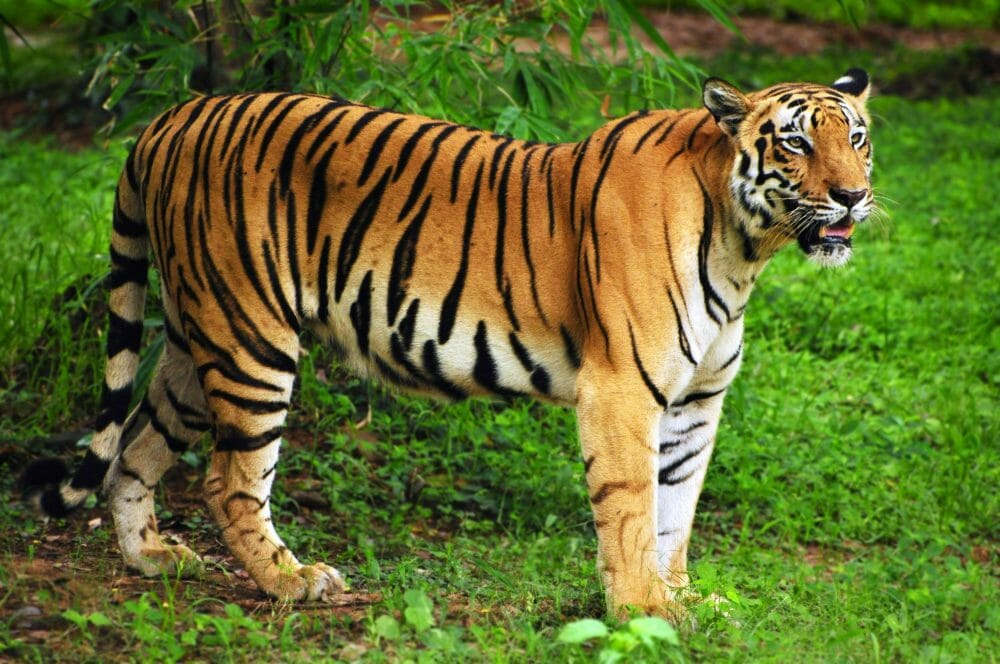
#> input picture src/python/fourier/images/img3.jpg, 1000 x 664 px
$ python fourierOpencv.py
#> lines starting #> are read from the running program, lines starting #| are printed output that depends on the picture
import numpy as np
import cv2 as cv
from matplotlib import pyplot as plt
img = cv.imread('images/img3.jpg', 0)
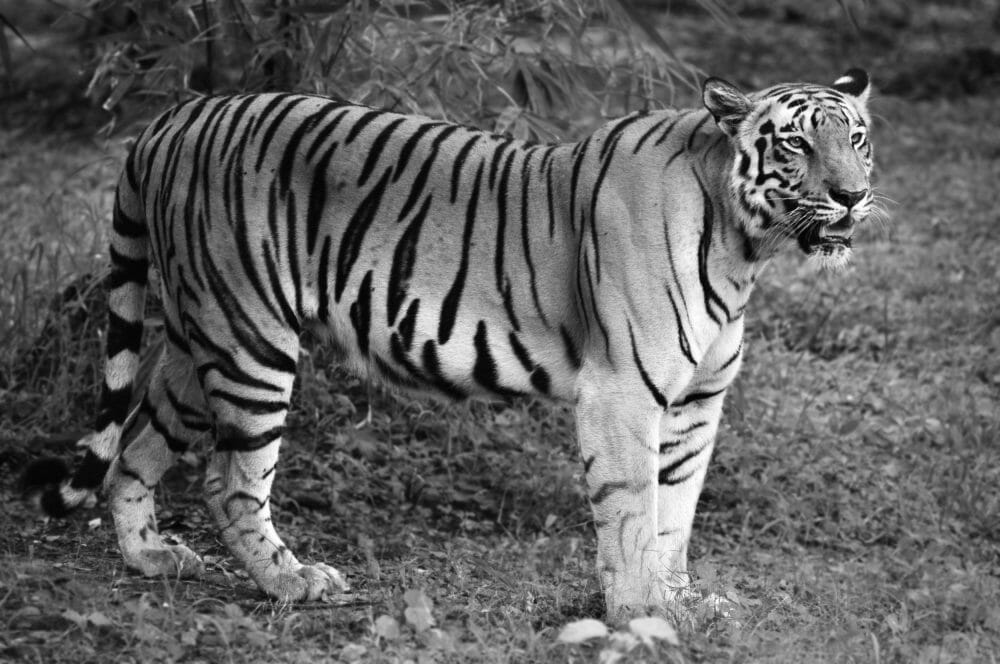
#> img: shape (664, 1000); min 0, max 255, mean 96.6
dft = cv.dft(np.float32(img), flags=cv.DFT_COMPLEX_OUTPUT)
dft_shift = np.fft.fftshift(dft)
magnitude_spectrum = 20 * \
    np.log(cv.magnitude(dft_shift[:, :, 0], dft_shift[:, :, 1]))
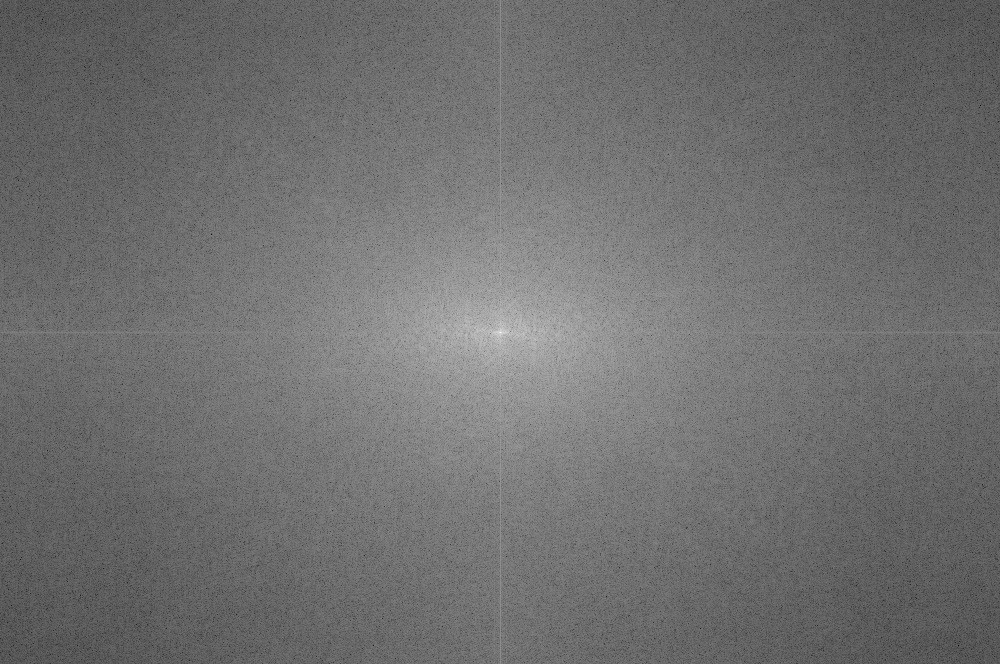
#> magnitude_spectrum: shape (664, 1000) float32; min 7.36, max 359.5, mean 161.8; drawn with min black and max white

rows, cols = img.shape
#> rows = 664; cols = 1000
crow, ccol = int(rows/2), int(cols/2)
#> crow = 332; ccol = 500
mask = np.zeros((rows, cols, 2), np.uint8)
mask[crow-30:crow+30, ccol-30:ccol+30] = 1

fshift = dft_shift*mask
f_ishift = np.fft.ifftshift(fshift)
img_back = cv.idft(f_ishift)
img_back = cv.magnitude(img_back[:, :, 0], img_back[:, :, 1])
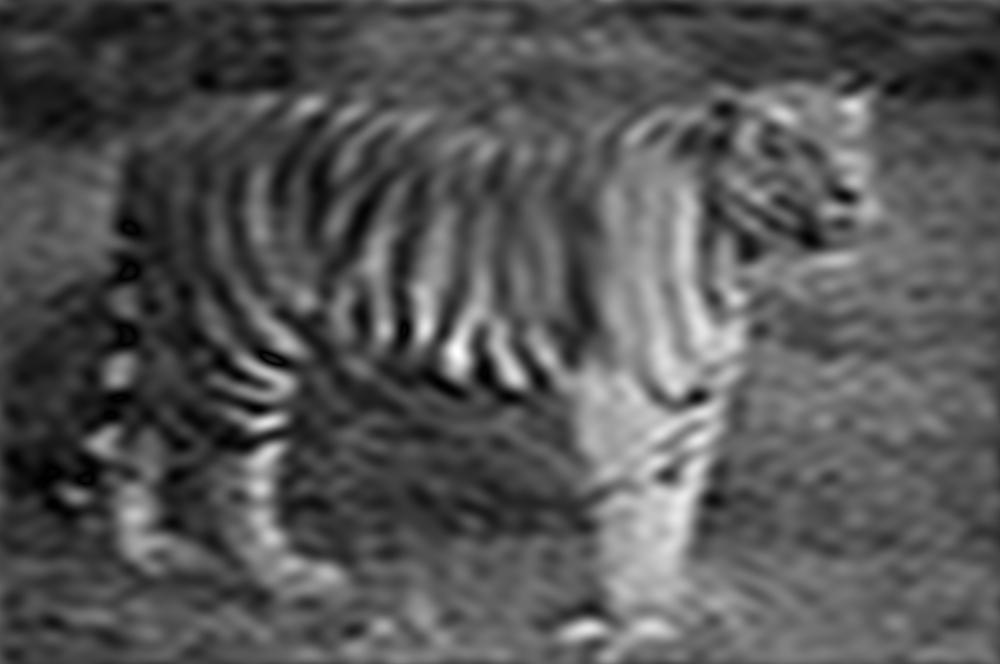
#> img_back: shape (664, 1000) float32; min 65941.4, max 191406192, mean 64161368; drawn with min black and max white

plt.subplot(131), plt.imshow(img, cmap='gray')
plt.title('Input Image'), plt.xticks([]), plt.yticks([])
plt.subplot(132), plt.imshow(img_back, cmap='gray')
plt.title('Inverse DFT'), plt.xticks([]), plt.yticks([])
plt.subplot(133), plt.imshow(magnitude_spectrum, cmap='gray')
plt.title('Magnitude Spectrum'), plt.xticks([]), plt.yticks([])
plt.show()
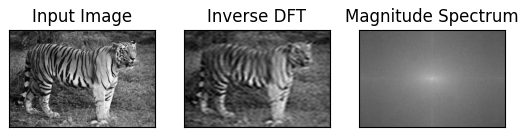
#> figure drawn by matplotlib, 3 panels

$ run again, with src/python/fourier/images/img1.jpg copied over src/python/fourier/images/img3.jpg
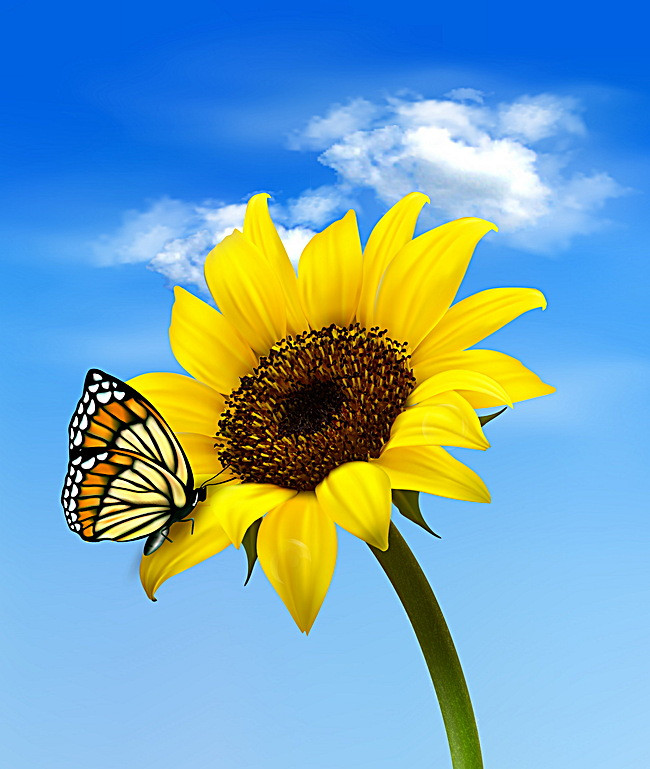
#> input picture src/python/fourier/images/img1.jpg, 650 x 769 px
#> `img_back = cv.magnitude(img_back[:, :, 0], img_back[:, :, 1])`:
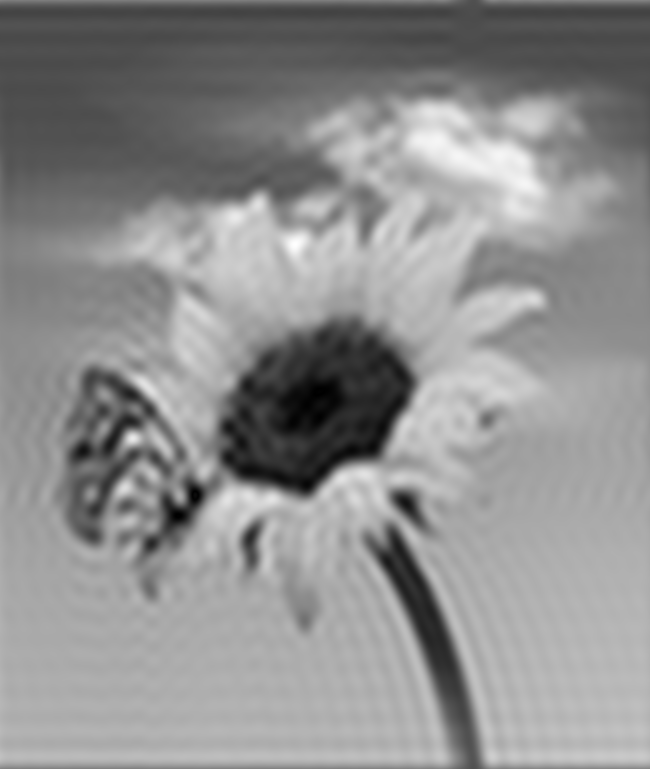
#> img_back: shape (769, 650) float32; min 121984.9, max 136112000, mean 76461640; drawn with min black and max white
#> `plt.show()`:
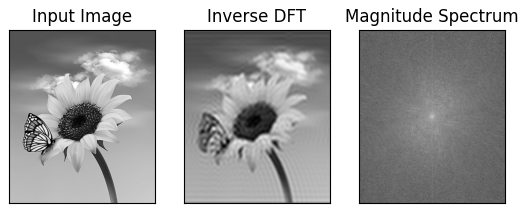
#> figure drawn by matplotlib, 3 panels
